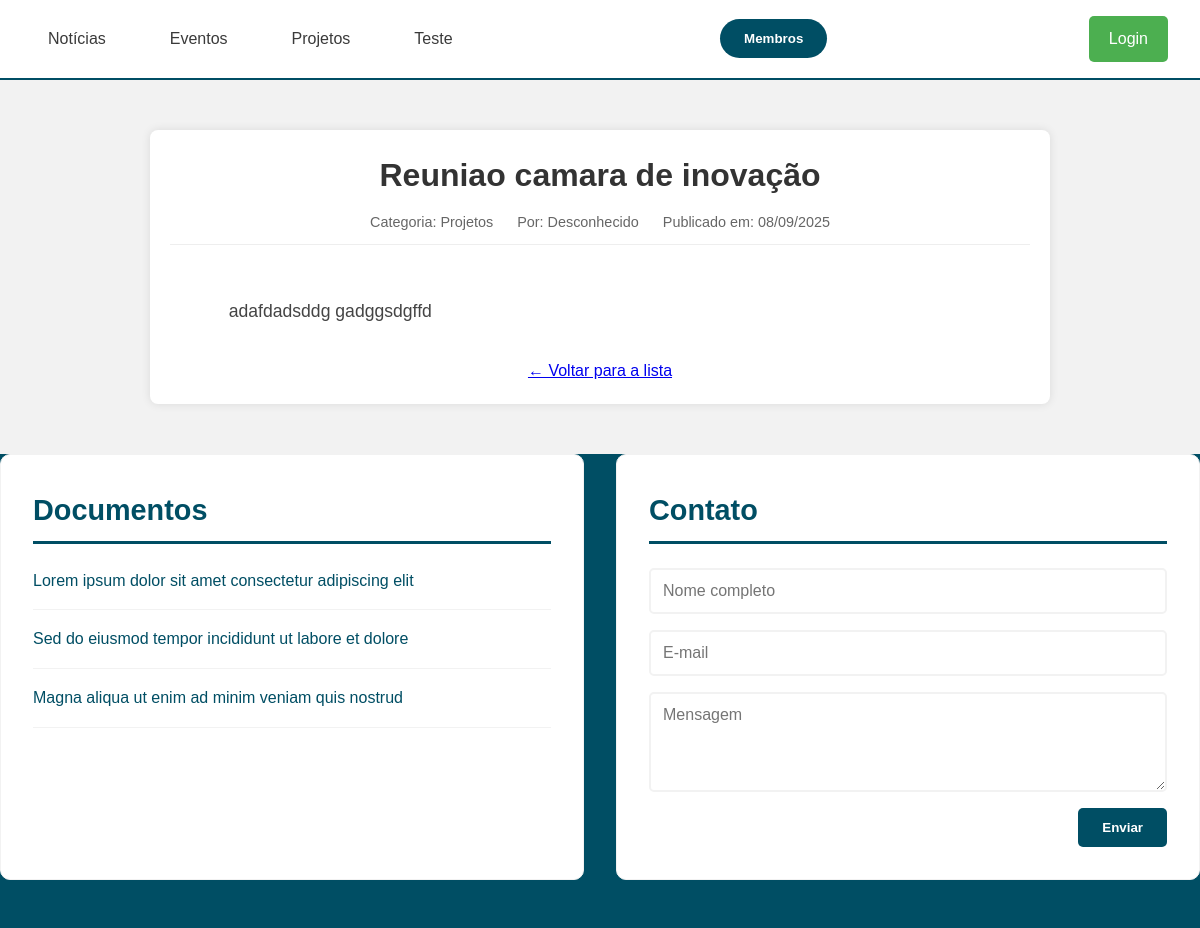
The app's page /artigo.php?id=4 with its own data.
### tables this page shows
CREATE TABLE `categorias` (
  `id` int(11) NOT NULL,
  `nome` varchar(100) NOT NULL,
  `descricao` text DEFAULT NULL,
  `criado_em` datetime DEFAULT current_timestamp()
);

CREATE TABLE `artigos` (
  `id` int(11) NOT NULL,
  `titulo` varchar(200) NOT NULL,
  `slug` varchar(200) NOT NULL,
  `conteudo` text NOT NULL,
  `categoria_id` int(11) DEFAULT NULL,
  `autor_id` int(11) DEFAULT NULL,
  `data_evento` date DEFAULT NULL,
  `criado_em` datetime DEFAULT current_timestamp(),
  `atualizado_em` datetime DEFAULT current_timestamp() ON UPDATE current_timestamp()
);

### artigo.php (the view, shortened to what this page needs)
<?php
include 'conexao.php';
$artigo_id = intval($_GET['id']);
$sql = "SELECT a.*, u.nome as autor_nome, c.nome as categoria_nome
        FROM artigos a
        LEFT JOIN usuarios u ON a.autor_id = u.id
        LEFT JOIN categorias c ON a.categoria_id = c.id
        WHERE a.id = ?";
$stmt = $conn->prepare($sql);
$stmt->bind_param("i", $artigo_id);
$stmt->execute();
$result = $stmt->get_result();
$artigo = $result->fetch_assoc();
$sql_categorias = "SELECT nome FROM categorias";
$result_categorias = $conn->query($sql_categorias);
?>
<!DOCTYPE html>
<html lang="pt-BR">
<head>
    <link rel="stylesheet" href="css/styles.css">
</head>
<body>
    <header>
        <nav class="main-nav">
            <ul class="nav-links">
                <?php
                $result_categorias->data_seek(0);
                if ($result_categorias->num_rows > 0) {
                    while($row = $result_categorias->fetch_assoc()) {
                        $categoria_nome = htmlspecialchars($row['nome']);
                        $link_map = [
                            'Notícias' => 'noticias_lista.php',
                            'Eventos' => 'eventos_lista.php',
                            'Projetos' => 'projetos_lista.php',
                        ];
                        $link = $link_map[$categoria_nome] ?? '#';
                        echo "<li><a href='{$link}'>{$categoria_nome}</a></li>";
                    }
                }
                ?>
            </ul>
            <button class="membros-btn">Membros</button>
            <a href="login.php" class="admin-btn">Login</a>
        </nav>
    </header>
    <main class="artigo-individual-container">
        <h1><?php echo htmlspecialchars($artigo['titulo']); ?></h1>
        <div class="artigo-meta">
            <span>Categoria: <?php echo htmlspecialchars($artigo['categoria_nome']); ?></span>
            <span>Por: <?php echo htmlspecialchars($artigo['autor_nome'] ?? 'Desconhecido'); ?></span>
            <?php if ($artigo['categoria_id'] == 2):  ?>
                <span>Data do Evento: <?php echo date('d/m/Y', strtotime($artigo['data_evento'])); ?></span>
            <?php else: ?>
                <span>Publicado em: <?php echo date('d/m/Y', strtotime($artigo['criado_em'])); ?></span>
            <?php endif; ?>
        </div>
        <div class="artigo-conteudo">
            <?php echo nl2br(htmlspecialchars($artigo['conteudo'])); ?>
        </div>
        <p style="margin-top: 30px; text-align: center;">
            <a href="javascript:history.back()" class="artigo-link">← Voltar para a lista</a>
        </p>
    </main>
    <footer>
        <div class="bottom-sections">
            <section class="documentos">
                <h3>Documentos</h3>
                <ul class="documentos-list">
                    <li><a href="#">Lorem ipsum dolor sit amet consectetur adipiscing elit</a></li>
                    <li><a href="#">Sed do eiusmod tempor incididunt ut labore et dolore</a></li>
                    <li><a href="#">Magna aliqua ut enim ad minim veniam quis nostrud</a></li>
                </ul>
            </section>
            <section class="contato">
                <h3>Contato</h3>
                <form class="contato-form">
                    <input type="text" placeholder="Nome completo" required>
                    <input type="email" placeholder="E-mail" required>
                    <textarea placeholder="Mensagem" rows="4" required></textarea>
                    <button type="submit">Enviar</button>
                </form>
            </section>
        </div>
    </footer>
</body>
</html>

### css/styles.css (style rules this page uses)
* { margin: 0; padding: 0; box-sizing: border-box; }
body { font-family: 'Arial', sans-serif; line-height: 1.6; color: #3A3A3A; background-color: #F2F2F2; }
header { background-color: #FFFFFF; border-bottom: 2px solid #004E64; padding: 1rem 0; }
.main-nav { max-width: 1200px; margin: 0 auto; display: flex; justify-content: space-between; align-items: center; padding: 0 2rem; }
.nav-links { display: flex; list-style: none; gap: 2rem; }
.nav-links a { text-decoration: none; color: #3A3A3A; font-weight: 500; padding: 0.5rem 1rem; border-radius: 5px; transition: all 0.3s ease; }
.membros-btn { background-color: #004E64; color: #FFFFFF; border: none; padding: 0.75rem 1.5rem; border-radius: 25px; font-weight: 600; cursor: pointer; transition: all 0.3s ease; }
main { max-width: 1200px; margin: 0 auto; padding: 2rem; }
section { margin-bottom: 3rem; }
section h3 { font-size: 1.8rem; color: #004E64; margin-bottom: 1.5rem; border-bottom: 3px solid #004E64; padding-bottom: 0.5rem; }
.bottom-sections { display: grid; grid-template-columns: 1fr 1fr; gap: 2rem; margin-top: 3rem; }
.documentos, .contato { background-color: #FFFFFF; padding: 2rem; border-radius: 10px; border: 1px solid #F2F2F2; }
.documentos-list { list-style: none; }
.documentos-list li { margin-bottom: 1rem; padding-bottom: 1rem; border-bottom: 1px solid #F2F2F2; }
.documentos-list a { color: #004E64; text-decoration: none; transition: color 0.3s ease; }
.contato-form { display: flex; flex-direction: column; gap: 1rem; }
.contato-form input, .contato-form textarea { padding: 0.75rem; border: 2px solid #F2F2F2; border-radius: 5px; font-family: inherit; font-size: 1rem; transition: border-color 0.3s ease; }
.contato-form button { background-color: #004E64; color: #FFFFFF; border: none; padding: 0.75rem 1.5rem; border-radius: 5px; font-weight: 600; cursor: pointer; transition: all 0.3s ease; align-self: flex-end; }
footer { background-color: #004E64; }
.admin-btn { background-color: #4CAF50; color: white; padding: 10px 20px; border: none; border-radius: 5px; cursor: pointer; font-size: 16px; text-decoration: none; margin-left: 10px; transition: background-color 0.3s ease; }

### artigo.php (style rules this page uses)
.artigo-individual-container { max-width: 900px; margin: 50px auto; padding: 20px; background-color: #fff; box-shadow: 0 0 10px rgba(0,0,0,0.1); border-radius: 8px; }
.artigo-individual-container h1 { color: #333; margin-bottom: 10px; text-align: center; }
.artigo-meta { font-size: 0.9em; color: #666; margin-bottom: 20px; border-bottom: 1px solid #eee; padding-bottom: 10px; text-align: center; }
.artigo-meta span { margin: 0 10px; }
.artigo-conteudo { line-height: 1.8; font-size: 1.1em; color: #444; white-space: pre-wrap; }

### records on screen
categorias: nome "Notícias"
categorias: nome "Eventos"
categorias: nome "Projetos"
categorias: nome "Teste"
artigos: titulo "Reuniao camara de inovação", categoria.nome "Projetos", criado_em "08/09/2025", conteudo "adafdadsddg gadggsdgffd"

### other values on screen
$artigo['autor_nome'] "Desconhecido"
